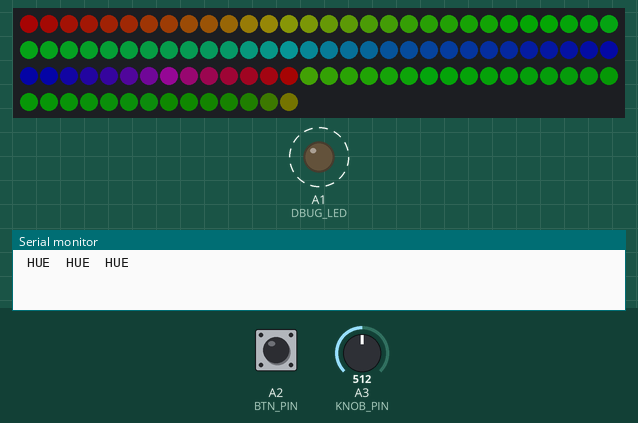
This sketch was run on a simulated Arduino Uno, built with avr-gcc and run on an emulated ATmega328P. On the bench: 104 RGB LEDs in strip order, left to right, continuing on the next row, output pins drawn as LEDs (lit = HIGH), the last lines printed to the serial monitor. Dashed ring = blinking. The test bench sets the inputs (shaded band); at power-on: A3 (KNOB_PIN) = 512, A2 (BTN_PIN) HIGH. Dim RGB values are drawn brighter than linear.

Above: at 2.2 s.
2.3 s: A3 (KNOB_PIN) set to 716
At 3.3 s:
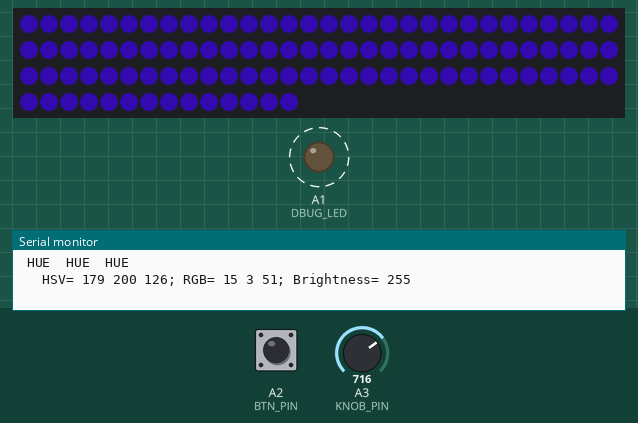
5.3 s: A3 (KNOB_PIN) set to 900
At 6.8 s:
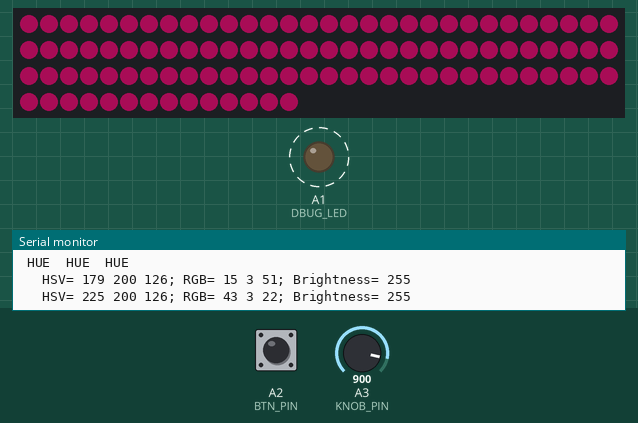
8.3 s: A3 (KNOB_PIN) set to 1023
At 9.4 s:
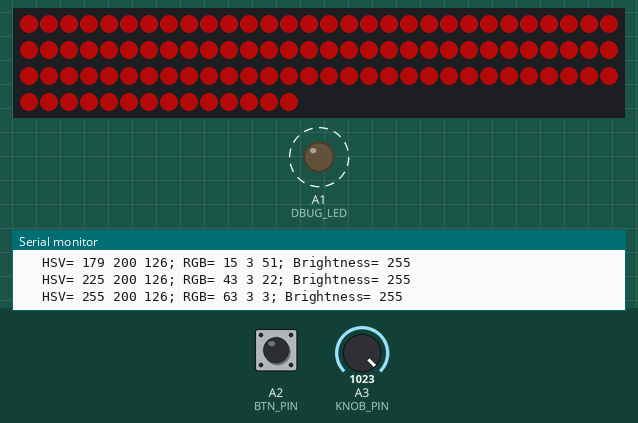
11.1 s: A3 (KNOB_PIN) set to 511
At 12.3 s:
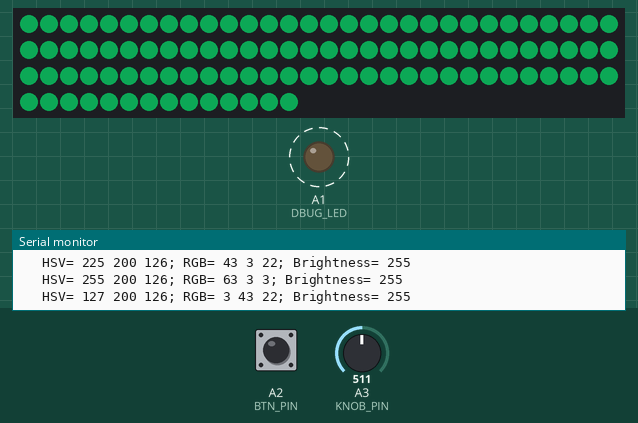
14.1 s: A3 (KNOB_PIN) set to 306
At 15.2 s:
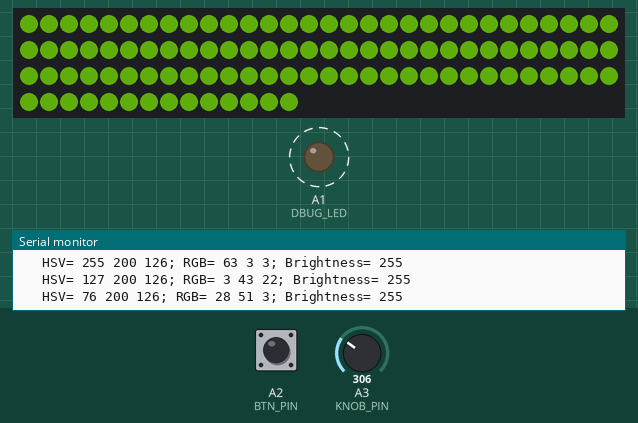
16.9 s: A3 (KNOB_PIN) set to 122
At 18.6 s:
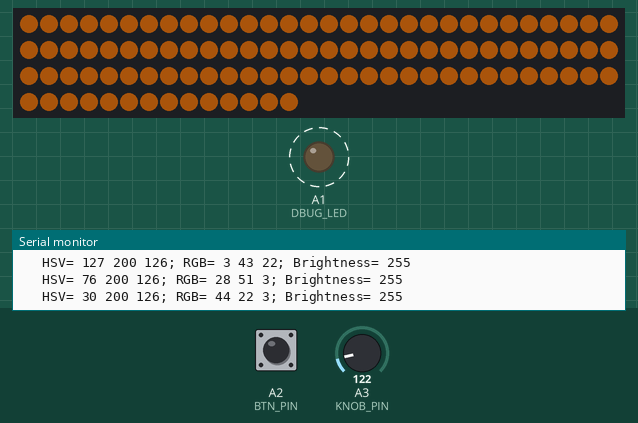
Timing chart, 0 to 20.9 s (numbered marks = the images above; inputs shaded):
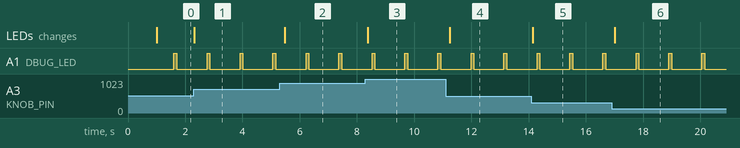

Measured:
- after the input at 2.3 s, the LEDs: change at once (image 1)
- after the input at 5.3 s, the LEDs: change after 0.18 s (image 2)
- after the input at 8.3 s, the LEDs: change after 0.08 s (image 3)
- after the input at 11.1 s, the LEDs: change after 0.14 s (image 4)
- after the input at 14.1 s, the LEDs: change after 0.05 s (image 5)
- after the input at 16.9 s, the LEDs: change after 0.11 s (image 6)
- by itself, A1 (DBUG_LED): alternates HIGH for 0.10 s and LOW for 1.1 s

The sketch:

Tuning.ino
```cpp
// Lighting for test light frame
// Set background colors and brightness
// Uses tuning circuit board input to adjust lighting in whole frame on specific segments
// When lighting valus are chosen they can be set as background in setup()
// Then the tuning circuit can be used to explore lighting in outher segments
// code clean-up 10/27/2017
// top left=0; Top right=25; right bottom=51; bottom left=77; left top=103

/////  Includes  /////
#include <FastLED.h>

/////  Defines  /////
#define LED_PIN    A0
#define NUM_LEDS  104          //  led string length
#define LOOP_DELAY 150          // Miliseconds delay at end of main loop

// used for setup
#define COLOR_ORDER GRB
#define CHIPSET     WS2812
#define CORRECTION  TypicalLEDStrip
#define BRIGHTNESS 255        // dims brightness of entire LED string (255 = no dimming)
#define DEBUG_DELAY(ms) FastLED.delay(ms)  // can substitute which delay function is used
   // builtin Arduino function is delay(ms), FastLED has FastLED.delay(ms) which enables temporal dithering

// Used for optional tuning functions
#define TUNING 1  // 1 to enable development button & knob, 0 to disable
//  Arduino doesn't work well when sketch references pins that are not connected
//  This sketch will exclude sections of code using #if TUNING ... #endif
//  when #define TUNING 0 indicates tuning board in not connected or not in use.
// set the following two lines to select the range of LEDs to be adjusted using the tuning board
#define START_TUNE 0              // '0' will indicate the begining of the string of LEDs
#define END_TUNE   NUM_LEDS-1     // 'NUM_LEDS-1' will indicate the end of the string
// Note don't set these LEDs elswhere in the sketch or you won't see effect of tuning board
#define KNOB_PIN   A3
#define BTN_PIN    A2
#define DBUG_LED   A1
#define STATES 4
#define INHIBIT_LEVEL 10      // min knob change to activate tuning
#define MSG_DELAY 5           // number of loops between repeating state blink
#define DEBUG_BLINK 100       // ms on and ms off per blink  (50 = 100ms per blink)
#define DEBUG_PAUSE 200       // ms between pulse sequences  (at 200, 3 50+50ms blinks take 1/2 second, 8 blinks = 1sec including pause)

/////  Global Variables  /////
CRGB leds[NUM_LEDS];  // Array for LED color values
CHSV now;
// parameters used by tuning functions
bool inhibit = true;
uint8_t state = 0, old_state = 0;
uint8_t knob = 0, old_knob = 0;
uint8_t bright = BRIGHTNESS, hue = 0, sat = 200, val = 126;
uint8_t msg_delay = 0;

/////  Functions  /////
#if TUNING    // Exclude tuning functions if tuning board is not in use
void _btnHandler() {
  // come here when button is pressed
  // Increment state when button is released
  // btn down=0; up=1;
  // This little section is a debounce routine
  while (!digitalRead(BTN_PIN)) {   // Wait for button to be released
    FastLED.delay(10);
    }
  int released = 0;
  while (released < 4) {   // wait until button is released for 4 consecutive delays
    if (!digitalRead(BTN_PIN)) {
      released = 0;
      } else {
      released++;
      }
    FastLED.delay(1);
    }
  // Action to be taken when button is released
  inhibit = true;
  state = (state + 1) % STATES;  // increment and if at highest state cycle back to zero
  }

// function to display the current state by blinking the LED on the tuning board
void _debugBlink(int n) {
  for ( int i = 0 ; i < n ; i++ ) {
    digitalWrite(DBUG_LED, HIGH);
    DEBUG_DELAY(DEBUG_BLINK);
    digitalWrite(DBUG_LED, LOW);
    DEBUG_DELAY(DEBUG_BLINK);
    }
  DEBUG_DELAY(DEBUG_PAUSE);
  }
#endif

/////  Setup /////
void setup() {
  delay( 1000 ); // power-up safety delay
  Serial.begin(9600);

  FastLED.addLeds<CHIPSET, LED_PIN, COLOR_ORDER>(leds, NUM_LEDS).setCorrection( CORRECTION );
  FastLED.setBrightness( bright );  // can set overall brightness dimming amount;
// overall brightness adjustment is an available tuning function when using tuning board
// temporal dithering should make transitions smoother; however I haven't noticed much effect
  FastLED.setDither( 1 );  //  0 = disable temporal dithering
// set background leds
// FastLED has the following predefined HUE.. variables
// HUE_RED=0;HUE_ORANGE=32;HUE_YELLOW=64;HUE_GREEN=96;HUE_AQUA=128;HUE_BLUE=160;HUE_PURPLE=192;HUE_PINK=224
// These are examples of how to set some background values. They get changed when there is input from tuning circuit
  fill_gradient_RGB(leds, 0, CHSV(HUE_RED,200,100), 25, CHSV(HUE_GREEN,200,100));
  fill_gradient_RGB(leds, 26, CHSV(HUE_GREEN,200,100), 60, CHSV(HUE_BLUE,200,100));
  fill_gradient_RGB(leds, 61, CHSV(HUE_BLUE,200,100), 73, CHSV(HUE_RED,200,100));
  fill_gradient_RGB(leds, 74, CHSV(80,200,100), 80, CHSV(100,200,100));
  fill_gradient_RGB(leds, 80, CHSV(100,200,100), 103, CHSV(61,200,1));

  FastLED.show();  // display background

#if TUNING //  if tuning board is used set-up IO pins and initialize parameters
  pinMode(BTN_PIN, INPUT_PULLUP);
  pinMode(DBUG_LED, OUTPUT);
  digitalWrite(DBUG_LED, LOW);
  old_knob = knob = analogRead(KNOB_PIN) / 4;
  inhibit = true;
  Serial.print(" HUE  HUE  HUE ");  // starting state
  Serial.println();
#endif
  }

/////  Main Loop  /////
void loop() {
#if TUNING
  old_state = state;
  old_knob = knob;
  if(!digitalRead(BTN_PIN)){  // Check for button press
    _btnHandler();
    }
  if (state != old_state){ // Print out what state we are in
    switch(state){
      case 0:
        Serial.print(" HUE  HUE  HUE ");
        break;
      case 1:
        Serial.print(" SAT  SAT  SAT ");
        break;
      case 2:
        Serial.print(" VAL  VAL  VAL ");
        break;
      case 3:
        Serial.print(" Brightness  Brightness  Brightness ");
        break;
      }
    Serial.println();
    _debugBlink(state + 1);  // show current state by blinking LED on tuning board
    }   // end if state change

// blink state every MSG_DELAY loops
  msg_delay++;
  msg_delay = msg_delay % MSG_DELAY;  // cycle from maximum count back to zero
  if(msg_delay == 0){
    _debugBlink(state + 1);
    }
// don't change anything unless the knob is moved significantly
  knob = analogRead(KNOB_PIN) / 4;
// first move after state change require larger move
  if(inhibit){
    if(abs(old_knob - knob) >= INHIBIT_LEVEL){
      inhibit = false;
      }else{
        knob = old_knob;
        }
    }  // end if inhibit
  if (knob != old_knob){
    switch(state){
      case 0:
        hue = knob;
        break;
      case 1:
        sat = knob;
        break;
      case 2:
        val = knob;
        break;
      case 3:
        bright = knob;
        break;
      }  // end switch-case
    // if new setting display and print it out
    FastLED.setBrightness(bright);
    now = CHSV(hue, sat, val);
    fill_gradient_RGB(leds, START_TUNE, now, END_TUNE, now);
    FastLED.show();
    Serial.print("   HSV= ");
    Serial.print(now.hue);
    Serial.print(" ");
    Serial.print(now.sat);
    Serial.print(" ");
    Serial.print(now.val);
    Serial.print("; RGB= ");
    Serial.print(leds[START_TUNE][0]);
    Serial.print(" ");
    Serial.print(leds[START_TUNE][1]);
    Serial.print(" ");
    Serial.print(leds[START_TUNE][2]);
    Serial.print("; Brightness= ");
    Serial.print(bright);
    Serial.println();
    }  // end if knob change
#endif

  FastLED.delay(LOOP_DELAY);
}   //  end of main loop
```
